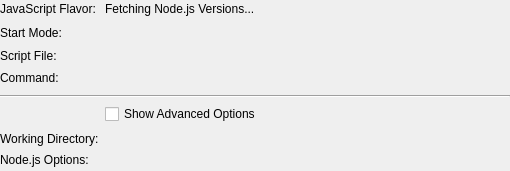
<?xml version="1.0" encoding="UTF-8"?>
<ui version="4.0">
 <class>ProgramInfoJavaScript</class>
 <widget class="QWidget" name="ProgramInfoJavaScript">
  <property name="geometry">
   <rect>
    <x>0</x>
    <y>0</y>
    <width>510</width>
    <height>171</height>
   </rect>
  </property>
  <property name="windowTitle">
   <string>Form</string>
  </property>
  <layout class="QVBoxLayout" name="verticalLayout">
   <property name="margin">
    <number>0</number>
   </property>
   <item>
    <layout class="QGridLayout" name="gridLayout">
     <item row="0" column="0">
      <widget class="QLabel" name="label">
       <property name="text">
        <string>JavaScript Flavor:</string>
       </property>
      </widget>
     </item>
     <item row="1" column="0">
      <widget class="QLabel" name="label_start_mode_title">
       <property name="text">
        <string>Start Mode:</string>
       </property>
      </widget>
     </item>
     <item row="2" column="0">
      <widget class="QLabel" name="label_script_file_title">
       <property name="text">
        <string>Script File:</string>
       </property>
      </widget>
     </item>
     <item row="3" column="0">
      <widget class="QLabel" name="label_command_title">
       <property name="text">
        <string>Command:</string>
       </property>
       <property name="alignment">
        <set>Qt::AlignLeading|Qt::AlignLeft|Qt::AlignTop</set>
       </property>
      </widget>
     </item>
     <item row="6" column="0">
      <widget class="QLabel" name="label_working_directory_title">
       <property name="text">
        <string>Working Directory:</string>
       </property>
      </widget>
     </item>
     <item row="4" column="0" colspan="2">
      <widget class="Line" name="line">
       <property name="orientation">
        <enum>Qt::Horizontal</enum>
       </property>
      </widget>
     </item>
     <item row="0" column="1">
      <widget class="QLabel" name="label_flavor">
       <property name="sizePolicy">
        <sizepolicy hsizetype="Preferred" vsizetype="Preferred">
         <horstretch>1</horstretch>
         <verstretch>0</verstretch>
        </sizepolicy>
       </property>
       <property name="text">
        <string>Fetching Node.js Versions...</string>
       </property>
       <property name="textFormat">
        <enum>Qt::PlainText</enum>
       </property>
       <property name="textInteractionFlags">
        <set>Qt::LinksAccessibleByMouse|Qt::TextSelectableByKeyboard|Qt::TextSelectableByMouse</set>
       </property>
      </widget>
     </item>
     <item row="1" column="1">
      <widget class="QLabel" name="label_start_mode">
       <property name="text">
        <string>&lt;start-mode&gt;</string>
       </property>
       <property name="textFormat">
        <enum>Qt::PlainText</enum>
       </property>
       <property name="textInteractionFlags">
        <set>Qt::LinksAccessibleByMouse|Qt::TextSelectableByKeyboard|Qt::TextSelectableByMouse</set>
       </property>
      </widget>
     </item>
     <item row="2" column="1">
      <widget class="QLabel" name="label_script_file">
       <property name="text">
        <string>&lt;script-file&gt;</string>
       </property>
       <property name="textFormat">
        <enum>Qt::PlainText</enum>
       </property>
       <property name="textInteractionFlags">
        <set>Qt::LinksAccessibleByMouse|Qt::TextSelectableByKeyboard|Qt::TextSelectableByMouse</set>
       </property>
      </widget>
     </item>
     <item row="3" column="1">
      <widget class="QLabel" name="label_command">
       <property name="text">
        <string>&lt;command&gt;</string>
       </property>
       <property name="textFormat">
        <enum>Qt::PlainText</enum>
       </property>
       <property name="wordWrap">
        <bool>true</bool>
       </property>
       <property name="textInteractionFlags">
        <set>Qt::LinksAccessibleByMouse|Qt::TextSelectableByKeyboard|Qt::TextSelectableByMouse</set>
       </property>
      </widget>
     </item>
     <item row="6" column="1">
      <widget class="QLabel" name="label_working_directory">
       <property name="text">
        <string>&lt;working-directory&gt;</string>
       </property>
       <property name="textFormat">
        <enum>Qt::PlainText</enum>
       </property>
       <property name="textInteractionFlags">
        <set>Qt::LinksAccessibleByMouse|Qt::TextSelectableByKeyboard|Qt::TextSelectableByMouse</set>
       </property>
      </widget>
     </item>
     <item row="5" column="1">
      <widget class="QCheckBox" name="check_show_advanced_options">
       <property name="text">
        <string>Show Advanced Options</string>
       </property>
      </widget>
     </item>
     <item row="7" column="0">
      <widget class="QLabel" name="label_options_title">
       <property name="text">
        <string>Node.js Options:</string>
       </property>
       <property name="alignment">
        <set>Qt::AlignLeading|Qt::AlignLeft|Qt::AlignTop</set>
       </property>
      </widget>
     </item>
     <item row="7" column="1">
      <widget class="QLabel" name="label_options">
       <property name="text">
        <string>&lt;nodejs-options&gt;</string>
       </property>
       <property name="textFormat">
        <enum>Qt::PlainText</enum>
       </property>
       <property name="textInteractionFlags">
        <set>Qt::LinksAccessibleByMouse|Qt::TextSelectableByKeyboard|Qt::TextSelectableByMouse</set>
       </property>
      </widget>
     </item>
    </layout>
   </item>
  </layout>
 </widget>
 <resources/>
 <connections/>
</ui>
